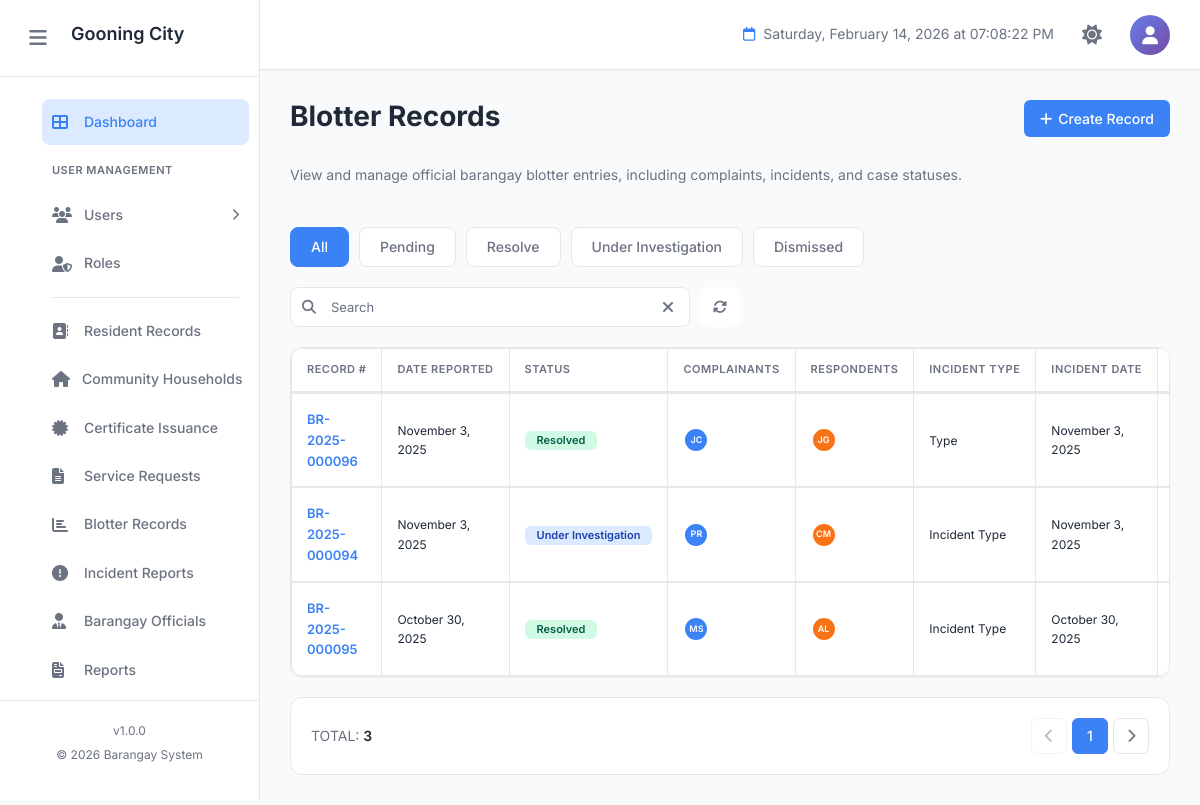
The page /blotter.php on the database its author committed.
### tables this page shows
CREATE TABLE `blotter_records` (
  `id` int(11) NOT NULL,
  `record_number` varchar(50) NOT NULL COMMENT 'Format: BR-YYYY-XXXXXX',
  `incident_type` varchar(255) NOT NULL COMMENT 'Type of incident (e.g., Theft, Assault, Noise Complaint)',
  `incident_description` text NOT NULL COMMENT 'Detailed description of the incident',
  `incident_date` datetime NOT NULL COMMENT 'Date and time when incident occurred',
  `incident_location` text NOT NULL COMMENT 'Location where incident occurred',
  `date_reported` datetime NOT NULL DEFAULT current_timestamp() COMMENT 'Date when blotter was reported',
  `reported_by` varchar(255) DEFAULT NULL COMMENT 'Person who reported (if not complainant)',
  `status` enum('Pending','Under Investigation','Resolved','Dismissed') DEFAULT 'Pending' COMMENT 'Current status of the blotter',
  `status_updated_at` datetime DEFAULT NULL COMMENT 'When status was last updated',
  `status_updated_by` int(11) DEFAULT NULL COMMENT 'User ID who updated status',
  `resolution` text DEFAULT NULL COMMENT 'Resolution details if resolved',
  `resolved_date` datetime DEFAULT NULL COMMENT 'Date when case was resolved',
  `resolved_by` int(11) DEFAULT NULL COMMENT 'User ID who resolved the case',
  `remarks` text DEFAULT NULL COMMENT 'Additional remarks or notes',
  `attachments` text DEFAULT NULL COMMENT 'JSON array of attachment file paths',
  `created_at` timestamp NOT NULL DEFAULT current_timestamp(),
  `updated_at` timestamp NOT NULL DEFAULT current_timestamp() ON UPDATE current_timestamp(),
  `created_by` int(11) DEFAULT NULL COMMENT 'User ID who created the record',
  `updated_by` int(11) DEFAULT NULL COMMENT 'User ID who last updated'
);

### blotter.php (the view, shortened to what this page needs)
<?php
$pageTitle = 'Blotter Records';
try {
    $pdo = new PDO(
        "mysql:host=" . DB_HOST . ";dbname=" . DB_NAME . ";charset=utf8mb4",
        DB_USER,
        DB_PASS,
        [
            PDO::ATTR_ERRMODE => PDO::ERRMODE_EXCEPTION,
            PDO::ATTR_DEFAULT_FETCH_MODE => PDO::FETCH_ASSOC,
            PDO::ATTR_EMULATE_PREPARES => false
        ]
    );
} catch (PDOException $e) {
    die("Database connection failed: " . $e->getMessage());
}
function getInitials($name) {
    $parts = explode(' ', trim($name));
    if (count($parts) >= 2) {
        return strtoupper(substr($parts[0], 0, 1) . substr($parts[count($parts) - 1], 0, 1));
    }
    return strtoupper(substr($name, 0, 2));
}
function getAvatarColor($index) {
    $colors = ['blue', 'pink', 'teal', 'yellow', 'green', 'orange', 'lime', 'indigo', 'cyan', 'purple'];
    return 'avatar-' . $colors[$index % count($colors)];
}
function formatDateShort($date) {
    return date('F j, Y', strtotime($date));
}
$blotterRecords = [];
$totalRecords = 0;
try {
    $countStmt = $pdo->query("SELECT COUNT(*) as total FROM blotter_records");
    $totalRecords = $countStmt->fetch()['total'];
    $stmt = $pdo->prepare("
        SELECT
            br.id, br.record_number, br.incident_type, br.incident_date,
            br.date_reported, br.status,
            COUNT(DISTINCT bc.id) AS complainant_count,
            COUNT(DISTINCT brd.id) AS respondent_count,
            GROUP_CONCAT(DISTINCT bc.name ORDER BY bc.id SEPARATOR '|||') AS complainant_names,
            GROUP_CONCAT(DISTINCT brd.name ORDER BY brd.id SEPARATOR '|||') AS respondent_names
        FROM blotter_records br
        LEFT JOIN blotter_complainants bc ON br.id = bc.blotter_id
        LEFT JOIN blotter_respondents brd ON br.id = brd.blotter_id
        GROUP BY br.id
        ORDER BY br.date_reported DESC
    ");
    $stmt->execute();
    $blotterRecords = $stmt->fetchAll();
} catch (PDOException $e) {
    error_log("Error fetching blotter records: " . $e->getMessage());
}
try {
    $residentStmt = $pdo->query("SELECT id, first_name, middle_name, last_name, suffix FROM residents WHERE activity_status = 'Active' ORDER BY last_name, first_name");
    $residents = $residentStmt->fetchAll();
} catch (PDOException $e) {
    error_log("Error fetching residents: " . $e->getMessage());
}
?>
<!DOCTYPE html>
<html lang="en">
<head>
    <link rel="stylesheet" href="bootstrap/css/bootstrap.min.css">
    <link rel="stylesheet" href="https://cdnjs.cloudflare.com/ajax/libs/font-awesome/6.4.0/css/all.min.css">
    <link rel="stylesheet" href="css/style.css">
    <link rel="stylesheet" href="css/blotter.css">
</head>
<body>
    <?php include 'components/sidebar.php'; ?>
    <main class="main-content">
        <?php include 'components/header.php'; ?>
        <div class="dashboard-content">
            <div class="page-header-section">
                <div>
                    <h1 class="page-title"><?php echo $pageTitle; ?></h1>
                    <p class="page-subtitle">View and manage official barangay blotter entries, including complaints, incidents, and case statuses.</p>
                </div>
                <button class="btn btn-primary" id="createRecordBtn">
                    <i class="fas fa-plus"></i>
                    Create Record
                </button>
            </div>
            <div class="filter-tabs">
                <button class="tab-btn active" data-filter="all">All</button>
                <button class="tab-btn" data-filter="pending">Pending</button>
                <button class="tab-btn" data-filter="resolved">Resolve</button>
                <button class="tab-btn" data-filter="under-investigation">Under Investigation</button>
                <button class="tab-btn" data-filter="dismissed">Dismissed</button>
            </div>
            <div class="search-filter-bar">
                <div class="search-box">
                    <input type="text" placeholder="Search" id="searchInput">
                    <button class="btn-clear" id="clearSearch">
                        <i class="fas fa-times"></i>
                    </button>
                </div>
                <button class="btn btn-icon" id="refreshBtn" title="Refresh">
                    <i class="fas fa-sync-alt"></i>
                </button>
            </div>
            <div class="table-container">
                <table class="data-table blotter-table" id="blotterTable">
                    <thead>
                        <tr>
                            <th>RECORD #</th>
                            <th>Date Reported</th>
                            <th>Status</th>
                            <th>Complainants</th>
                            <th>Respondents</th>
                            <th>Incident Type</th>
                            <th>Incident Date</th>
                            <th>Action</th>
                        </tr>
                    </thead>
                    <tbody id="blotterTableBody">
                        <?php if (empty($blotterRecords)): ?>
                            <tr>
                                <td colspan="8" style="text-align: center; padding: 40px;">
                                    <i class="fas fa-file-alt" style="font-size: 48px; color: #d1d5db; margin-bottom: 16px;"></i>
                                    <p style="color: #6b7280; font-size: 16px; margin: 0;">No blotter records found</p>
                                    <p style="color: #9ca3af; font-size: 14px; margin-top: 8px;">Blotter records will appear here</p>
                                </td>
                            </tr>
                        <?php else: ?>
                            <?php foreach ($blotterRecords as $index => $record):
                                $recordNumber = htmlspecialchars($record['record_number']);
                                $dateReported = formatDateShort($record['date_reported']);
                                $incidentDate = formatDateShort($record['incident_date']);
                                $status = $record['status'];
                                $incidentType = htmlspecialchars($record['incident_type']);
                                $statusBadge = 'badge-' . strtolower(str_replace(' ', '-', $status));
                                $complainants = !empty($record['complainant_names']) ? explode('|||', $record['complainant_names']) : [];
                                $respondents = !empty($record['respondent_names']) ? explode('|||', $record['respondent_names']) : [];
                            ?>
                            <tr data-status="<?php echo strtolower(str_replace(' ', '-', $status)); ?>">
                                <td><span class="record-number"><?php echo $recordNumber; ?></span></td>
                                <td><?php echo $dateReported; ?></td>
                                <td><span class="badge <?php echo $statusBadge; ?>"><?php echo htmlspecialchars($status); ?></span></td>
                                <td>
                                    <div class="person-group">
                                        <?php
                                        $displayCount = min(2, count($complainants));
                                        for ($i = 0; $i < $displayCount; $i++):
                                            $initials = getInitials($complainants[$i]);
                                            $avatarColor = getAvatarColor($i);
                                        ?>
                                            <span class="avatar-sm <?php echo $avatarColor; ?>" title="<?php echo htmlspecialchars($complainants[$i]); ?>">
                                                <?php echo $initials; ?>
                                            </span>
                                        <?php endfor; ?>
                                    </div>
                                </td>
                                <td>
                                    <div class="person-group">
                                        <?php
                                        $displayCount = min(2, count($respondents));
                                        for ($i = 0; $i < $displayCount; $i++):
                                            $initials = getInitials($respondents[$i]);
                                            $avatarColor = getAvatarColor($i + 5);
                                        ?>
                                            <span class="avatar-sm <?php echo $avatarColor; ?>" title="<?php echo htmlspecialchars($respondents[$i]); ?>">
                                                <?php echo $initials; ?>
                                            </span>
                                        <?php endfor; ?>
                                    </div>
                                </td>
                                <td><?php echo $incidentType; ?></td>
                                <td><?php echo $incidentDate; ?></td>
                                <td>
                                </td>
                            </tr>
                            <?php endforeach; ?>
                        <?php endif; ?>
                    </tbody>
                </table>
            </div>
            <div class="pagination-container">
                <div class="pagination-info">
                    <span>TOTAL: <strong><?php echo number_format($totalRecords); ?></strong></span>
                </div>
                <div class="pagination">
                    <button class="page-btn" disabled><i class="fas fa-chevron-left"></i></button>
                    <button class="page-btn active">1</button>
                    <button class="page-btn"><i class="fas fa-chevron-right"></i></button>
                </div>
            </div>
        </div>
    </main>
</body>
</html>

### css/style.css (style rules this page uses)
* { margin: 0; padding: 0; box-sizing: border-box; }
:root { --primary-color: #3b82f6; --secondary-color: #10b981; --accent-color: #f59e0b; --danger-color: #ef4444; --text-primary: #1f2937; --text-secondary: #6b7280; --bg-primary: #f9fafb; --bg-secondary: #ffffff; --border-color: #e5e7eb; --sidebar-bg: #ffffff; --sidebar-hover: #f3f4f6; --shadow-sm: 0 1px 2px 0 rgba(0, 0, 0, 0.05); --shadow-md: 0 4px 6px -1px rgba(0, 0, 0, 0.1); --shadow-lg: 0 10px 15px -3px rgba(0, 0, 0, 0.1); --sidebar-width: 260px; --sidebar-collapsed-width: 70px; --header-height: 70px; --transition: all 0.3s ease; --color-transition: background-color 0.3s ease, color 0.3s ease, border-color 0.3s ease, box-shadow 0.3s ease; }
body { font-family: 'Inter', -apple-system, BlinkMacSystemFont, 'Segoe UI', Roboto, sans-serif; background-color: var(--bg-primary); color: var(--text-primary); line-height: 1.6; overflow-x: hidden; transition: var(--color-transition); }
.main-content { margin-left: var(--sidebar-width); min-height: 100vh; transition: margin-left 0.3s ease, var(--color-transition); }
.dashboard-content { padding: 30px; }
.page-title { font-size: 28px; font-weight: 700; color: var(--text-primary); margin-bottom: 30px; transition: var(--color-transition); }
.search-box { position: relative; display: flex; align-items: center; }
.search-box input { padding: 10px 40px 10px 40px; border: 1px solid var(--border-color); border-radius: 8px; font-size: 14px; color: var(--text-primary); background-color: var(--bg-secondary); transition: var(--color-transition); width: 100%; }
.search-box input::placeholder { color: var(--text-secondary); }
.btn-clear { position: absolute; right: 8px; background: none; border: none; color: var(--text-secondary); cursor: pointer; padding: 4px 8px; border-radius: 4px; transition: var(--color-transition); display: flex; align-items: center; justify-content: center; }
.btn-icon { width: 40px; height: 40px; display: flex; align-items: center; justify-content: center; border: 1px solid var(--border-color); background-color: var(--bg-secondary); border-radius: 8px; cursor: pointer; transition: transform 0.2s ease, var(--color-transition); color: var(--text-secondary); font-size: 16px; }
.btn-primary { padding: 10px 20px; background-color: var(--primary-color); color: white; border: none; border-radius: 8px; font-size: 14px; font-weight: 500; cursor: pointer; transition: transform 0.2s ease, var(--color-transition); display: inline-flex; align-items: center; gap: 8px; }
.table-container { background-color: var(--bg-secondary); border-radius: 12px; overflow: hidden; box-shadow: var(--shadow-sm); border: 1px solid var(--border-color); transition: var(--color-transition); }
.data-table { width: 100%; background-color: var(--bg-secondary); border-radius: 12px; transition: var(--color-transition); border-collapse: collapse; }
.data-table thead { background-color: var(--bg-primary); transition: var(--color-transition); }
.data-table th { text-align: left; font-weight: 600; color: var(--text-secondary); text-transform: uppercase; font-size: 11px; letter-spacing: 0.5px; padding: 12px 15px; transition: var(--color-transition); border-bottom: 2px solid var(--border-color); }
.data-table td { padding: 12px 15px; color: var(--text-primary); border-top: 1px solid var(--border-color); transition: var(--color-transition); }
.data-table tbody tr { transition: var(--color-transition); background-color: var(--bg-secondary); }
.btn { padding: 8px 16px; border-radius: 6px; font-size: 14px; font-weight: 500; cursor: pointer; transition: var(--color-transition); border: none; display: inline-flex; align-items: center; gap: 6px; text-decoration: none; }
.page-header-section { margin-bottom: 30px; }
.page-subtitle { font-size: 14px; color: var(--text-secondary); margin-top: 5px; transition: var(--color-transition); }

### rows shown on the page
blotter_records: record_number "BR-2025-000096", date_reported "November 3, 2025", status "Resolved", initials "JC", initials "JG", incident_type "Type", incident_date "November 3, 2025"
blotter_records: record_number "BR-2025-000094", date_reported "November 3, 2025", status "Under Investigation", initials "PR", initials "CM", incident_type "Incident Type", incident_date "November 3, 2025"
blotter_records: record_number "BR-2025-000095", date_reported "October 30, 2025", status "Resolved", initials "MS", initials "AL", incident_type "Incident Type", incident_date "October 30, 2025"

### other values the page prints
SITE_VERSION "1.0.0"
SITE_YEAR "2026"
$pageTitle "Blotter Records"
$totalRecords "3"
